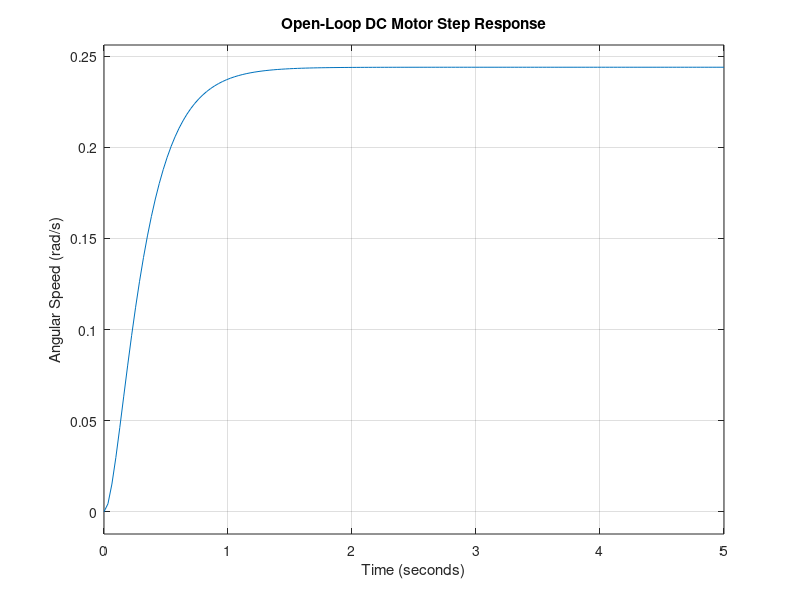

This chart was generated by the following MATLAB code: (Note: this script raises an error after producing the figure.)
clc;
clear;
close all;

%% 1. DC Motor Parameters
R = 2;          % Armature resistance (Ohm)
L = 0.5;        % Armature inductance (H)
Kt = 0.1;       % Torque constant (Nm/A)
Ke = 0.1;       % Back EMF constant (Vs/rad)
J = 0.02;       % Moment of inertia (kg.m^2)
b = 0.2;        % Viscous friction coefficient (Nm.s/rad)

%% 2. Transfer Function Modeling

s = tf('s');

G = Kt / ((L*s + R)*(J*s + b) + Kt*Ke);

disp('DC Motor Transfer Function:');
G

%% 3. Open-Loop Step Response

figure; 
step(G, 5);
grid on;
title('Open-Loop DC Motor Step Response');
xlabel('Time (seconds)');
ylabel('Angular Speed (rad/s)');

open_loop_info = stepinfo(G);

disp('Open-Loop Performance:');
disp(open_loop_info);

%% 4. PID Controller Design

C = pidtune(G, 'PID');

disp('Designed PID Controller:');
C

Kp = C.Kp;
Ki = C.Ki;
Kd = C.Kd;

fprintf('Kp = %.4f\n', Kp);
fprintf('Ki = %.4f\n', Ki);
fprintf('Kd = %.4f\n', Kd);

%% 5. Closed-Loop System

T = feedback(C*G, 1);

figure;
step(T, 5);
grid on;
title('Closed-Loop Response with PID Controller');
xlabel('Time (seconds)');
ylabel('Angular Speed (rad/s)');

closed_loop_info = stepinfo(T);

disp('Closed-Loop Performance:');
disp(closed_loop_info);

%% 6. Open-Loop vs Closed-Loop Comparison

figure;
step(G, T, 5);
grid on;
legend('Open Loop', 'Closed Loop');
title('Comparison of Motor Responses');
xlabel('Time (seconds)');
ylabel('Angular Speed (rad/s)');

%% 7. Steady-State Error

ess = abs(1 - dcgain(T));

fprintf('Steady-State Error = %.6f\n', ess);

%% 8. Load Torque Disturbance Analysis

Gd = -(L*s + R) / ...
    ((L*s + R)*(J*s + b) + Kt*Ke);

Tdist = feedback(Gd, C*G);

time = 0:0.01:5;
load_torque = 0.05 * (time >= 2);

disturbance_response = lsim(Tdist, load_torque, time);

figure;
plot(time, disturbance_response, 'LineWidth', 1.5);
grid on;
title('Response to Load Torque Disturbance');
xlabel('Time (seconds)');
ylabel('Angular Speed Deviation (rad/s)');

%% 9. PID Performance Summary

fprintf('\n===== PID PERFORMANCE SUMMARY =====\n');
fprintf('Rise Time: %.4f seconds\n', ...
    closed_loop_info.RiseTime);

fprintf('Settling Time: %.4f seconds\n', ...
    closed_loop_info.SettlingTime);

fprintf('Overshoot: %.2f %%\n', ...
    closed_loop_info.Overshoot);

fprintf('Steady-State Error: %.6f\n', ess);
